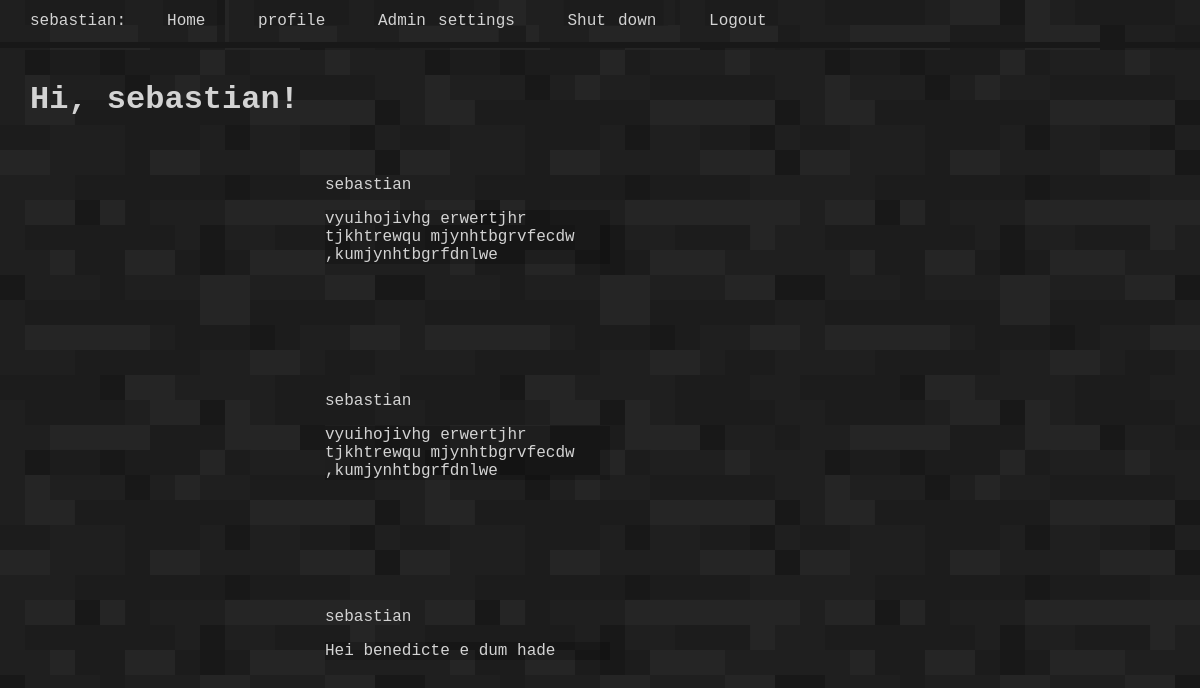
The page /index (signed in) on the database its author committed.
### app/models.py (models this page shows, shortened)
class User(db.Model, UserMixin):
    id = db.Column(db.Integer, primary_key=True)
    username = db.Column(db.String(64), index=True, unique=True)
    email = db.Column(db.String(120), index=True, unique=True)
    password_hash = db.Column(db.String(128))
    role = db.Column(db.String(64))
    posts = db.relationship('Post', backref='author', lazy='dynamic')

class Post(db.Model):
    id = db.Column(db.Integer, primary_key=True)
    body = db.Column(db.String(140))
    timestamp = db.Column(db.DateTime, index=True, default=datetime.utcnow)
    user_id = db.Column(db.Integer, db.ForeignKey('user.id'))

### app/routes.py (the view)
@app.route('/')
@app.route('/index')
@login_required
def index():
    if current_user.role != "Member":
        return render_template('index.html', om_admin='ja', title='Home', Post=Post())
    else:
        return render_template('index.html', title='Home', Post=Post())

### app/models.py (called while the page is built)
@login.user_loader
def load_user(id):
    return User.query.get(int(id))

### app/templates/index.html
{% extends "base.html" %}
{% block content %}
  <div class="grid">
    <div class="col">
      <h1 class="col">Hi, {{current_user.username}}!</h1>
    </div>
    <div class="post col">
      {% for post in Post.query.all() %}
      <div class="col2">
        <p>{{ post.author.username }}<p>
        <p class="main_post">{{ post.body }}</p>
      </div>
      {% endfor %}
    </div>
  <div>
{% endblock %}%

### app/templates/base.html (shortened to what this page needs)
<!DOCTYPE html>
<html>
    <head>
        <link href="{{ url_for('static',filename='css/index.css')}}" rel="stylesheet" type="text/css">
    </head>
    <body>
        <div class="header-content">
            <div class="header">
                {% if current_user.is_anonymous %}
                Tryggcraft:
                {% else %}
                {{ current_user.username }}:
                {% endif %}
                <a href="{{ url_for('index')}} " class="header" >Home</a>
                <a href="{{ url_for('user', username=current_user.username)}}" class="header">profile</a>
                {% if om_admin %}
                <a href="{{ url_for('admin_settings')}}" class="header">Admin settings</a>
                <a href="{{ url_for('slutt')}}" class="header">Shut down</a>
                {% endif%}
                {% if current_user.is_anonymous %}
                <a href="{{ url_for('login') }}" class="header-login header">Login</a>
                {% else %}
                <a href="{{ url_for('logout') }}" class="header-login header">Logout</a>
                {% endif %}
            </div>
        </div>
        <div class="content">
            {% block content %}{% endblock%}
        </div>
    </body>
</html>

### app/static/css/index.css (style rules this page uses)
.header-content { padding-bottom: 0.5%; background-color: rgb(24, 24, 24); position: fixed; width: 100%; top: 0; }
.header { box-sizing: content-box; padding: 1%; padding-left: 2.5%; word-spacing: 2.5px; font-family: 'Courier New', Courier, monospace; color: lightgray !important; font-size: 100%; }
a.header { color: inherit; text-decoration: none; }
body { background-image: url("var(--background-url)"); margin: 0; padding: 0; }
.content { font-family: 'Courier New', Courier, monospace; color: lightgray; margin-left: 2.5%; margin-top: 5%; }

### rows shown on the page
User: username "sebastian"
Post: author.username "sebastian", body "vyuihojivhg erwertjhr tjkhtrewqu mjynhtbgrvfecdw ,kumjynhtbgrfdnlwe"
Post: author.username "sebastian", body "vyuihojivhg erwertjhr tjkhtrewqu mjynhtbgrvfecdw ,kumjynhtbgrfdnlwe"
Post: author.username "sebastian", body "Hei benedicte e dum hade"
